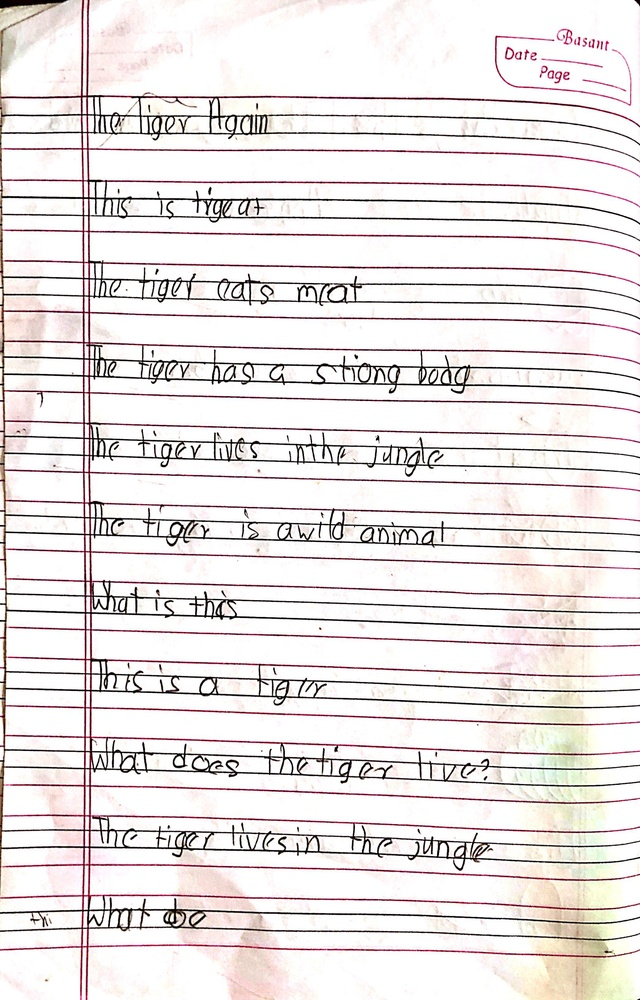
#> input picture dataset/kid1/IMG-20260311-WA0082.jpg, 640 x 1000 px, shrunk from 2088 x 3264 before the run
$ python -i preprocessing.py   (imports and definitions only)
#> lines starting #> are read from the running program, lines starting #| are printed output that depends on the picture; after the words box and inside, x2 and y2 are one past the last pixel; in counts of white or black regions, pixels touching at a corner belong together
#> further down, picture is the input picture: shape (1000, 640, 3); mean B, G, R 227.3, 228, 233.4
import cv2
import numpy as np

# ========= CONFIG =========
MIN_NOISE_AREA = 35


# =========================================
# IMAGE UTILITIES
# =========================================
def invert_image(img):
    return cv2.bitwise_not(img)


def remove_noise_floor(img, min_area=MIN_NOISE_AREA):
    """
    Removes small connected components (noise)
    """
    nlabels, labels, stats, _ = cv2.connectedComponentsWithStats(img, 8)
    cleaned = np.zeros_like(img)

    for i in range(1, nlabels):
        if stats[i, cv2.CC_STAT_AREA] >= min_area:
            cleaned[labels == i] = 255

    return cleaned


# =========================================
# LINE REMOVAL (SAFE INPAINT)
# =========================================
def inpaint_lines_safe(gray):
    """
    Removes horizontal and vertical lines using morphology + inpainting
    """

    # Step 1: Background normalization
    se = cv2.getStructuringElement(cv2.MORPH_RECT, (101, 101))
    bg = cv2.morphologyEx(gray, cv2.MORPH_DILATE, se)
#> bg: shape (1000, 640); every value is 255
    diff = cv2.divide(gray, bg, scale=255)

    # Step 2: Threshold for line detection
    line_thresh = cv2.adaptiveThreshold(
        diff, 255,
        cv2.ADAPTIVE_THRESH_MEAN_C,
        cv2.THRESH_BINARY_INV,
        15, 10
    )
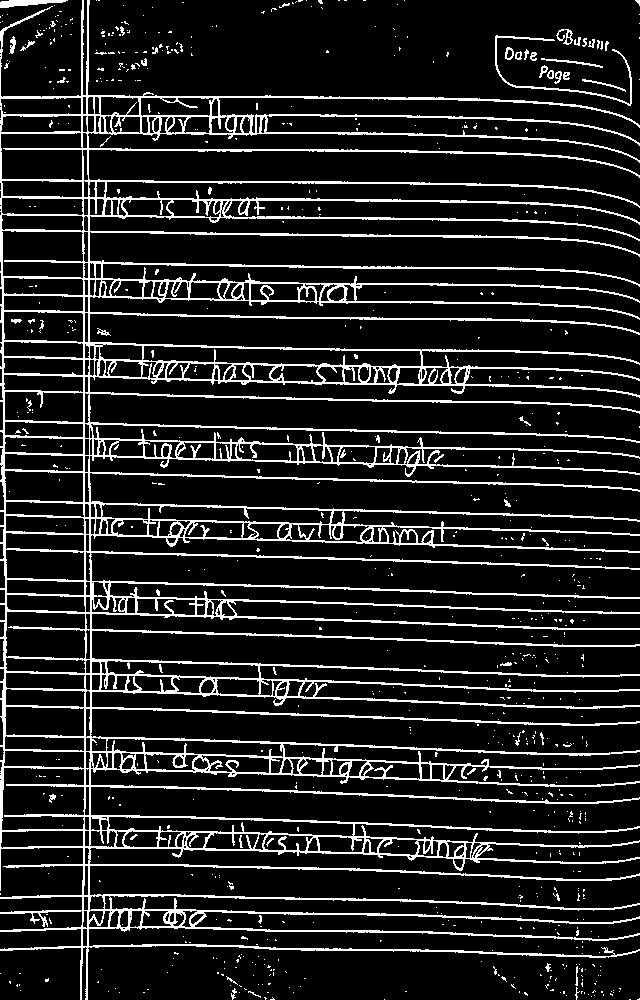
#> line_thresh: shape (1000, 640); 13.2% white in thin lines or dots

    # Step 3: Horizontal lines
    horiz_k = cv2.getStructuringElement(cv2.MORPH_RECT, (100, 1))
    horiz_lines = cv2.morphologyEx(line_thresh, cv2.MORPH_OPEN, horiz_k)
#> horiz_lines: shape (1000, 640); 2.4% white in thin lines or dots

    # Step 4: Vertical candidates
    vert_k = cv2.getStructuringElement(cv2.MORPH_RECT, (1, 80))
    vert_candidates = cv2.morphologyEx(line_thresh, cv2.MORPH_OPEN, vert_k)
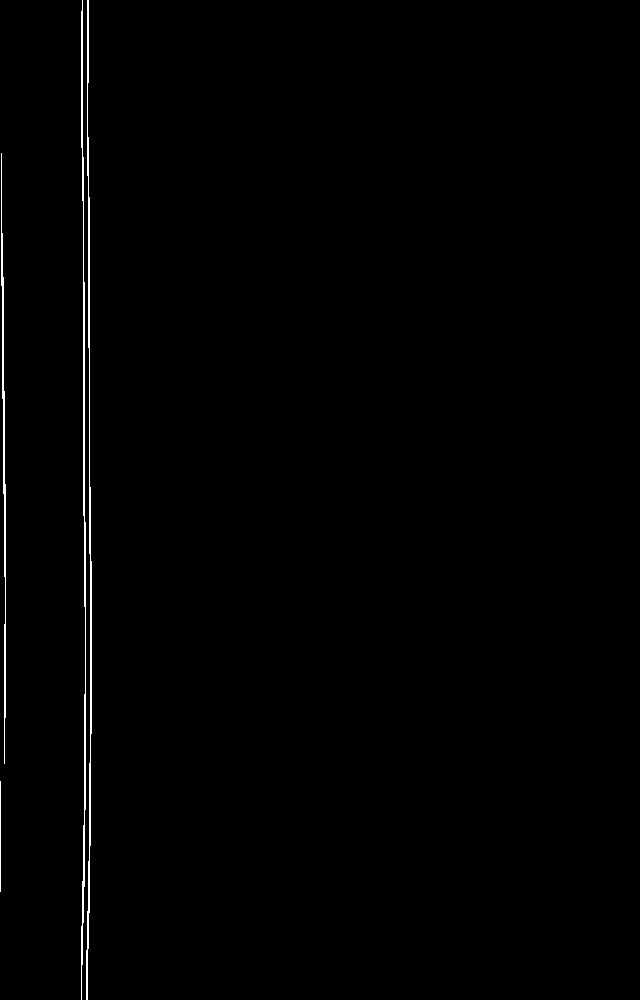
#> vert_candidates: shape (1000, 640); 0.73% white in thin lines or dots, all inside (x1, y1, x2, y2) = (0, 0, 92, 1000)

    # Step 5: Filter vertical lines
    num_labels, labels, stats, _ = cv2.connectedComponentsWithStats(vert_candidates, 8)
#> labels: shape (1000, 640) int32; 5 distinct labels, from 0 to 4
#> num_labels = 5; stats = [[0, 0, 640, 1000, 635318], [81, 0, 5, 1000, 1759], [86, 0, 6, 1000, 1736], [1, 153, 5, 611, 1076], [0, 781, 1, 111, 111]]
    vert_lines = np.zeros_like(vert_candidates)

    for i in range(1, num_labels):
        w = stats[i, cv2.CC_STAT_WIDTH]
        h = stats[i, cv2.CC_STAT_HEIGHT]
        area = stats[i, cv2.CC_STAT_AREA]

        aspect_ratio = h / (w + 1e-5)

        if (
            h > 60 and
            w < 10 and
            aspect_ratio > 5 and
            area > 200
        ):
            vert_lines[labels == i] = 255
#> this loop made 4 passes
#> (w, h, area, aspect_ratio) on passes 1 to 4: (5, 1000, 1759, 200), (6, 1000, 1736, 166.7), (5, 611, 1076, 122.2), (1, 111, 111, 111)
#> vert_lines: shape (1000, 640); 0.71% white in thin lines or dots, all inside (x1, y1, x2, y2) = (1, 0, 92, 1000)

    # Step 6: Combine masks
    lines = cv2.bitwise_or(horiz_lines, vert_lines)
#> lines: shape (1000, 640); 3.1% white in thin lines or dots
    mask = cv2.dilate(lines, np.ones((3, 3), np.uint8))
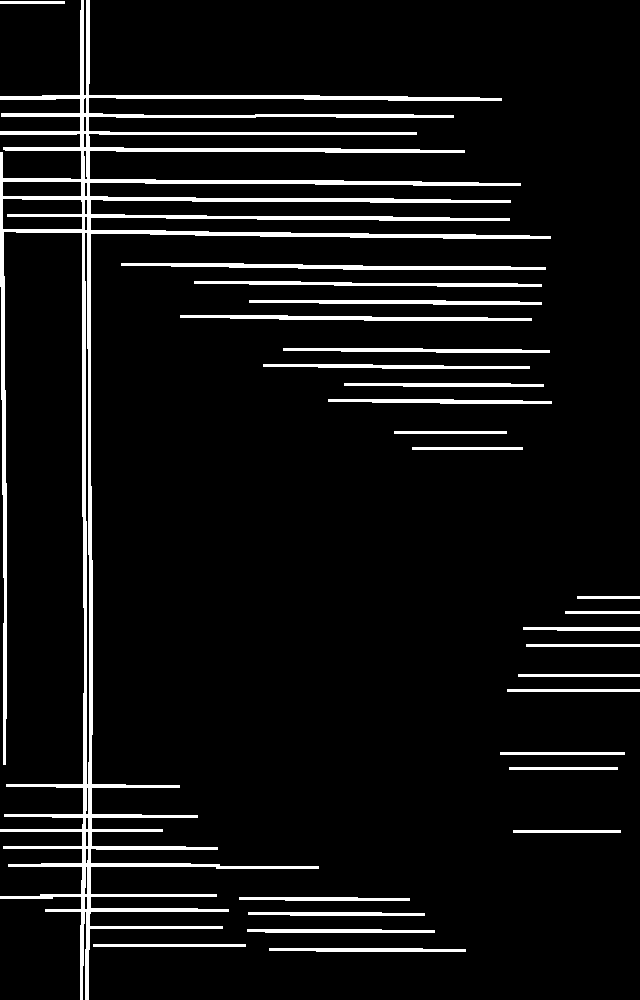
#> mask: shape (1000, 640); 7.1% white; 26 white regions, largest, box (x1, y1, x2, y2) and area: (0, 0, 551, 1000) 29606, (121, 263, 546, 270) 1655, (180, 315, 532, 321) 1331

    # Step 7: Inpaint
    healed = cv2.inpaint(diff, mask, 1, cv2.INPAINT_TELEA)

    return healed


# =========================================
# MAIN PREPROCESS FUNCTION
# =========================================
def preprocess_single(img, return_bgr=True):
    """
    Full preprocessing pipeline:
    - grayscale
    - line removal
    - binarization
    - noise removal

    Args:
        return_bgr (bool): if True → returns 3-channel image (for segmentation)
                           if False → returns binary (for debugging)
    """

    if img is None:
        raise ValueError("Input image is None")

    # Step 1: Grayscale
    gray = cv2.cvtColor(img, cv2.COLOR_BGR2GRAY)

    # Step 2: Remove lines
    clean = inpaint_lines_safe(gray)

    # Step 3: Blur
    blurred = cv2.GaussianBlur(clean, (3, 3), 0)

    # Step 4: Adaptive threshold (INVERTED)
    binary = cv2.adaptiveThreshold(
        blurred, 255,
        cv2.ADAPTIVE_THRESH_GAUSSIAN_C,
        cv2.THRESH_BINARY_INV,
        31, 15
    )
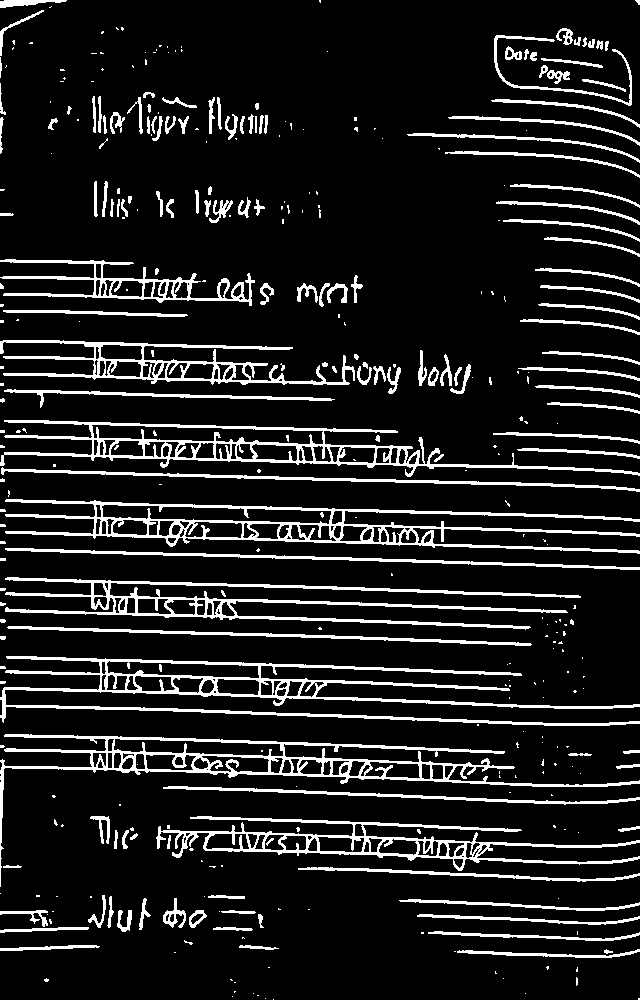
#> binary: shape (1000, 640); 11.9% white; 367 white regions (221 under 20 px), largest, box (x1, y1, x2, y2) and area: (0, 656, 640, 726) 7897, (5, 499, 640, 554) 7068, (0, 734, 640, 887) 6800

    # Step 5: Morphological closing
    kernel = cv2.getStructuringElement(cv2.MORPH_ELLIPSE, (2, 2))
    final = cv2.morphologyEx(binary, cv2.MORPH_CLOSE, kernel)
#> final: shape (1000, 640); 11.9% white; 306 white regions (172 under 20 px), largest, box (x1, y1, x2, y2) and area: (0, 657, 640, 727) 7954, (0, 421, 640, 493) 7906, (6, 500, 640, 555) 7131

    # Step 6: Remove small noise
    final = remove_noise_floor(final)
#> in remove_noise_floor, `nlabels, labels, stats, _ = cv2.connectedComponentsWithStats(img, 8)`:
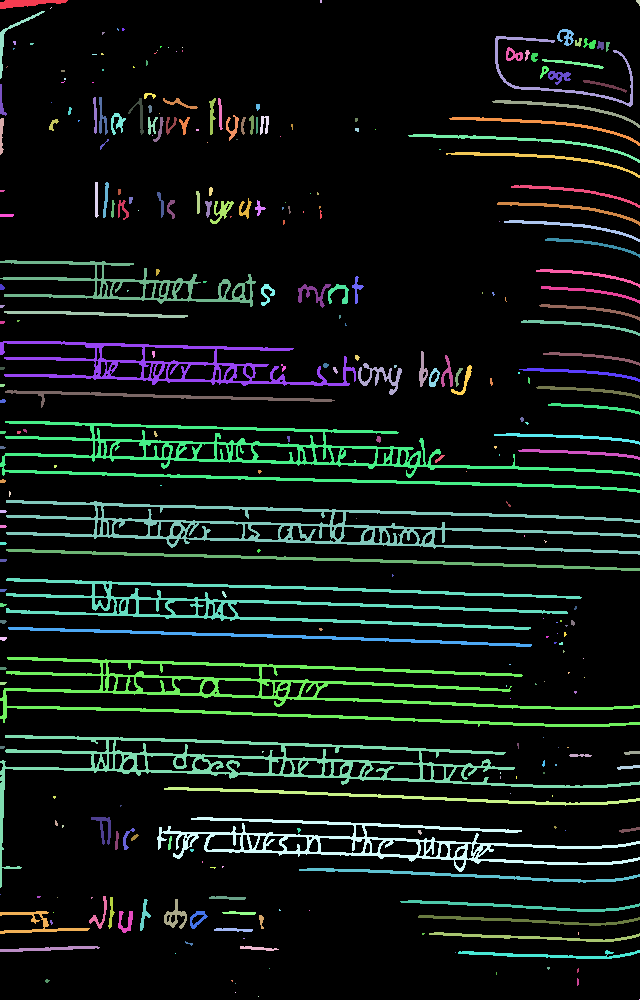
#> labels: shape (1000, 640) int32; 307 distinct labels, from 0 to 306; one colour per label, 0 black
#> in remove_noise_floor, `nlabels, labels, stats, _ = cv2.connectedComponentsWithStats(img, 8)`: nlabels = 307; stats = 307 rows, first 6: [0, 0, 640, 1000, 563737], [0, 0, 68, 9, 361], [320, 0, 2, 3, 6], [636, 0, 4, 6, 15], [50, 7, 2, 2, 2], [0, 11, 45, 68, 266]
#> after the loop in remove_noise_floor, `for i in range(1, nlabels):`:
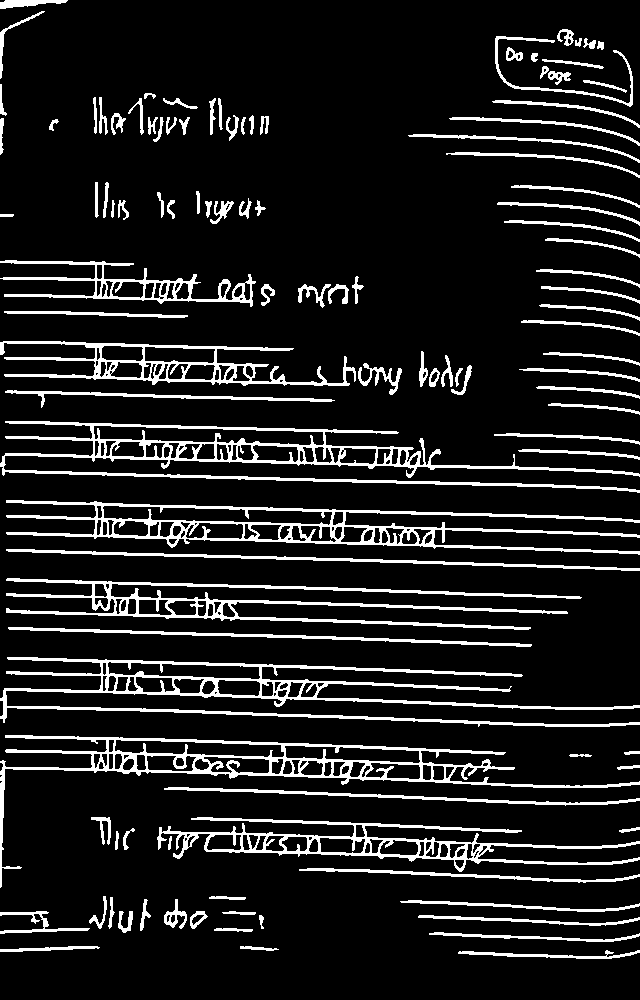
#> cleaned: shape (1000, 640); 11.7% white; 111 white regions, largest, box (x1, y1, x2, y2) and area: (0, 657, 640, 727) 7954, (0, 421, 640, 493) 7906, (6, 500, 640, 555) 7131

    # =========================================
    # CRITICAL FIX FOR YOUR PIPELINE
    # =========================================
    # segmentation.py expects a "natural image"
    # If you pass pure binary → it reprocesses badly
    #
    # So convert back to 3-channel BGR
    # =========================================
    if return_bgr:
        final_bgr = cv2.cvtColor(final, cv2.COLOR_GRAY2BGR)
        return final_bgr

    return final

>>> import cv2
>>> picture = cv2.imread('../../dataset/kid1/IMG-20260311-WA0082.jpg')
>>> result = preprocess_single(picture)

$ run again, on dataset/kid1/IMG-20260311-WA0084.jpg
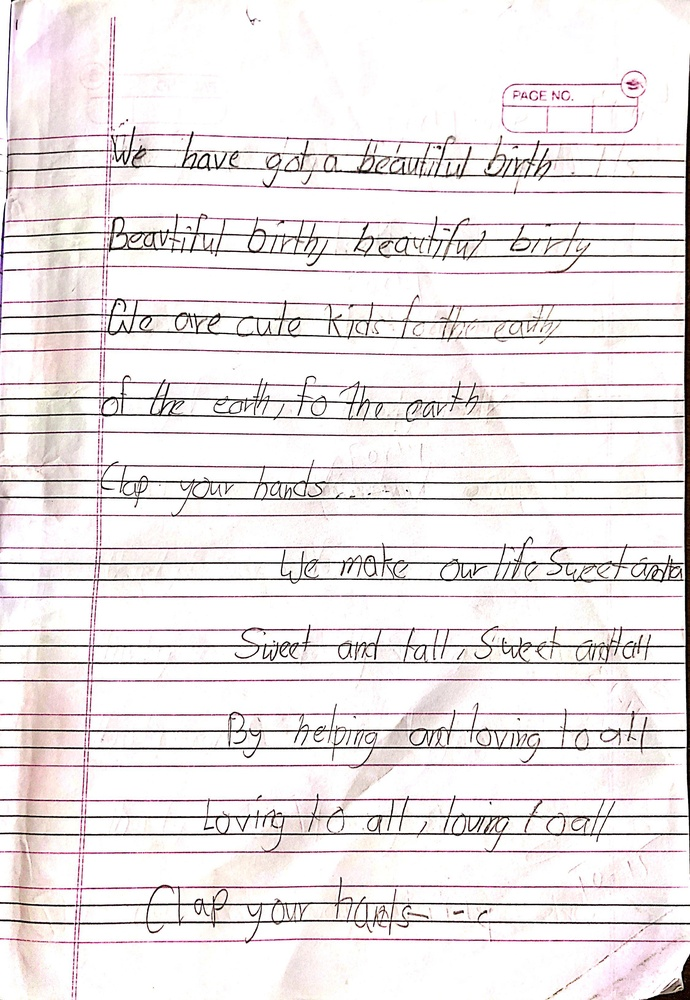
#> input picture dataset/kid1/IMG-20260311-WA0084.jpg, 690 x 1000 px, shrunk from 2248 x 3256 before the run
#> picture is the input picture: shape (1000, 690, 3); mean B, G, R 231.5, 230.9, 235.8
#> bg: shape (1000, 690); every value is 255
#> line_thresh: shape (1000, 690); 12.5% white in thin lines or dots
#> horiz_lines: shape (1000, 690); 5.8% white in thin lines or dots, all inside (x1, y1, x2, y2) = (0, 84, 690, 943)
#> vert_candidates: shape (1000, 690); 0.46% white; 1 white region, box (x1, y1, x2, y2) and area: (685, 55, 690, 875) 3147
#> in inpaint_lines_safe, `num_labels, labels, stats, _ = cv2.connectedComponentsWithStats(vert_c..`: num_labels = 2; stats = [[0, 0, 690, 1000, 686853], [685, 55, 5, 820, 3147]]
#> the loop in inpaint_lines_safe, `for i in range(1, num_labels):` made 1 pass
#> (w, h, area, aspect_ratio) on pass 1: (5, 820, 3147, 164)
#> lines: shape (1000, 690); 6.3% white in thin lines or dots, all inside (x1, y1, x2, y2) = (0, 55, 690, 943)
#> mask: shape (1000, 690); 13.5% white; 34 white regions, largest, box (x1, y1, x2, y2) and area: (0, 54, 690, 876) 54961, (0, 678, 682, 683) 2722, (0, 763, 681, 768) 2697
#> binary: shape (1000, 690); 6.5% white; 687 white regions (377 under 20 px), largest, box (x1, y1, x2, y2) and area: (131, 131, 514, 192) 4211, (4, 289, 380, 339) 2968, (189, 213, 438, 267) 2871
#> final: shape (1000, 690); 6.5% white; 536 white regions (275 under 20 px), largest, box (x1, y1, x2, y2) and area: (132, 132, 541, 193) 4876, (5, 218, 380, 339) 3543, (190, 214, 439, 268) 2883
#> in remove_noise_floor, `nlabels, labels, stats, _ = cv2.connectedComponentsWithStats(img, 8)`:
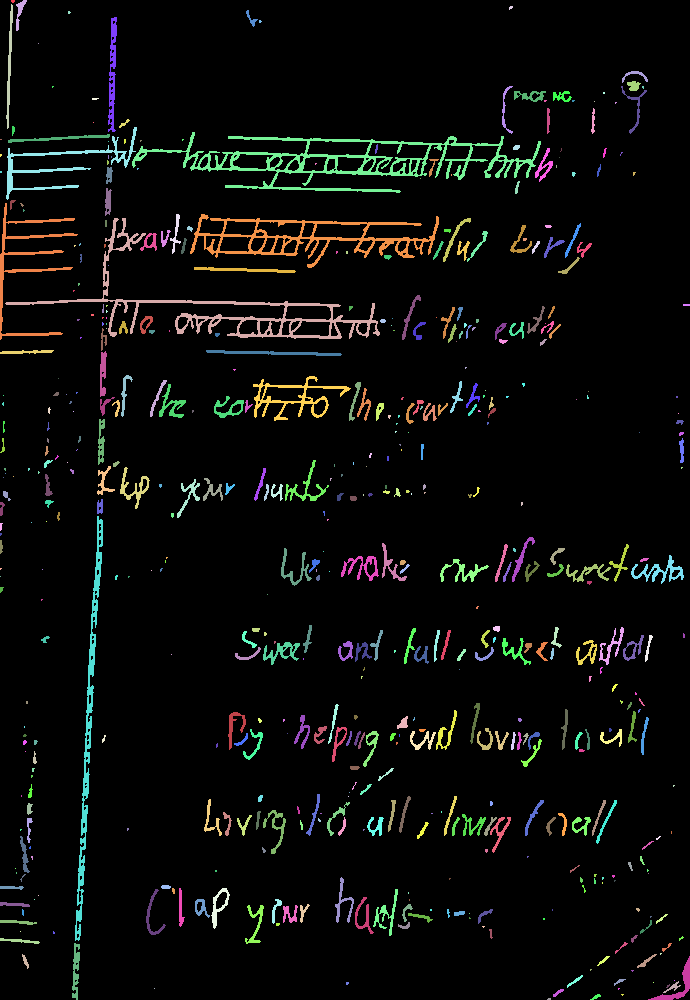
#> labels: shape (1000, 690) int32; 537 distinct labels, from 0 to 536; one colour per label, 0 black
#> in remove_noise_floor, `nlabels, labels, stats, _ = cv2.connectedComponentsWithStats(img, 8)`: nlabels = 537; stats = 537 rows, first 6: [0, 0, 690, 1000, 645014], [11, 0, 4, 3, 10], [16, 0, 11, 31, 124], [6, 4, 7, 125, 330], [509, 6, 4, 4, 11], [68, 11, 3, 3, 7]
#> after the loop in remove_noise_floor, `for i in range(1, nlabels):`:
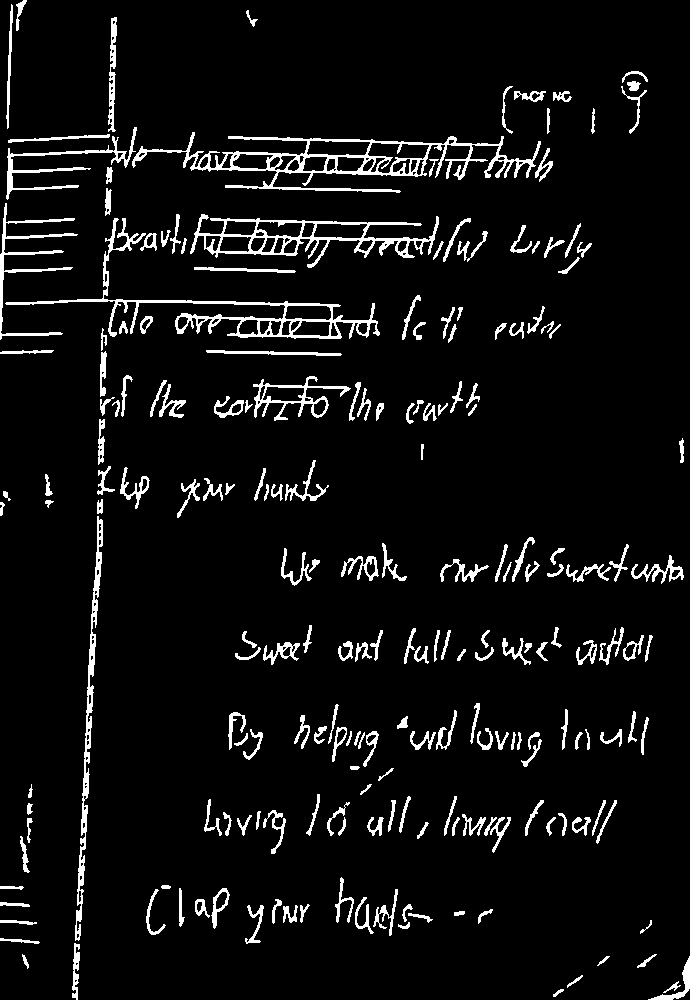
#> cleaned: shape (1000, 690); 6.1% white; 212 white regions, largest, box (x1, y1, x2, y2) and area: (132, 132, 541, 193) 4876, (5, 218, 380, 339) 3543, (190, 214, 439, 268) 2883
